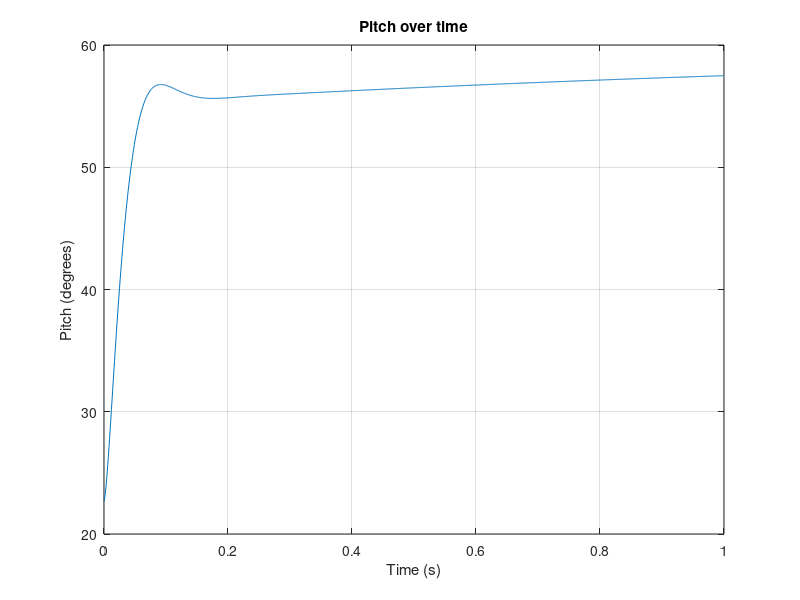
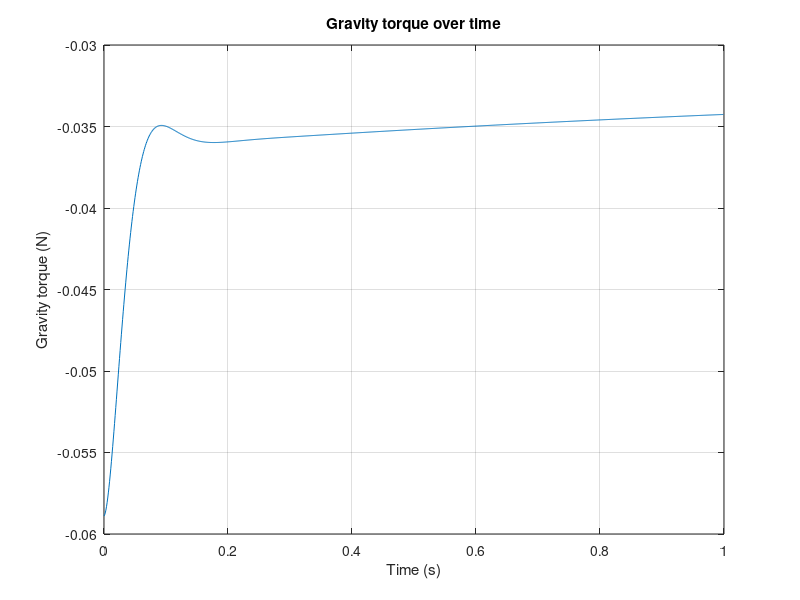
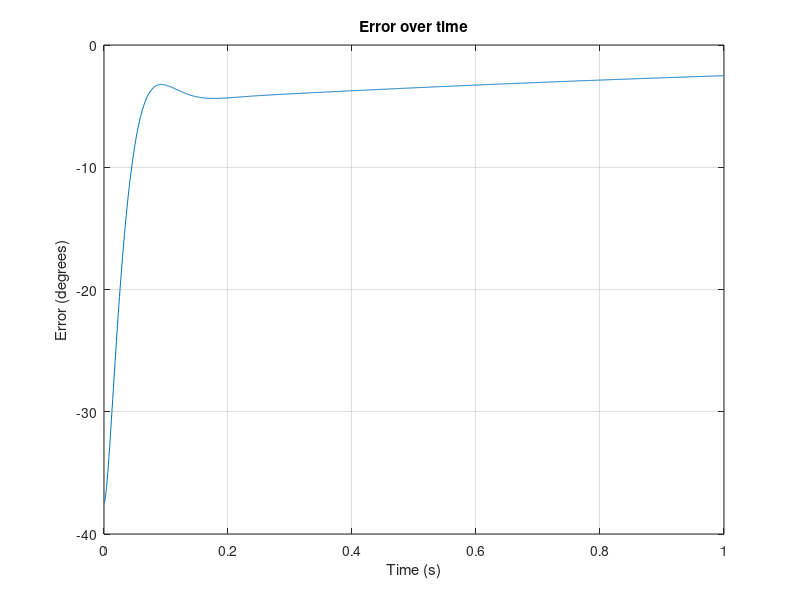

Recreate these plots in MATLAB, in order.
% Script to simulate the behavior of an inverted pendulum bot using a
% feedback controller.
%
% Created by Galen Savidge, 3/23/2019

clear all
close all

% Simulation parameters
dt = 0.001; % Seconds
sim_time = 1; % Seconds
pitch_desired = pi/3; % Radians

% Initialize simulated physical system
r_wheel = 0;
l_wheel = 0;
pitch = pi/8; % Radians
w_pitch = 0; % Rad/s
w_pitch_dot = 0; % Rad/s^2
yaw = 0;
w_yaw = 0;
w_yaw_dot = 0;
bot_height = 0.15; % Meters
bot_width = 0.05;
bot_depth = 0.02;
wheel_radius = 0.01;
bot_mass = 0.1; % In kg

g = -9.80665; % In m/s^2

I_y = bot_mass*(bot_height^2 + bot_depth^2)/12; % Inertia about y axis
I_z = bot_mass*(bot_width^2 + bot_depth^2)/12; % Inertia about z axis

num_steps = sim_time/dt;
t = 0:dt:(sim_time-dt);

% Feedback controller
Kp = 5;
Ki = 3;
Kd = .15;
last_err = pitch - pitch_desired;
integrator = 0;

err_hist = zeros(1, num_steps);
pitch_hist = zeros(1, num_steps);
grav_torque_hist = zeros(1, num_steps);

for i = 1:num_steps
    % Controller
    err = pitch - pitch_desired;
    integrator = integrator + Ki*err*dt;
    c = Kp*err + Kd*(err - last_err)/dt + integrator;
    err_hist(i) = 180*err/pi;
    last_err = err;
    
    wheel_force = -c;
    
    % Distance from center of wheel to center of rotation
    r = bot_height/2 - wheel_radius;
    
    grav_torque = bot_mass*g*r*cos(pitch); % Gravity
    wheel_torque = wheel_force*r/sin(pitch);
    w_pitch_dot = (grav_torque + wheel_torque)/I_y;
    
    w_pitch = w_pitch + w_pitch_dot*dt;
    % w_yaw = w_yaw + w_yaw_dot*dt;
    
    pitch = pitch + w_pitch*dt;
    
    pitch_hist(i) = 180*pitch/pi;
    grav_torque_hist(i) = grav_torque;
end

figure(1)
plot(t, pitch_hist)
title('Pitch over time')
xlabel('Time (s)')
ylabel('Pitch (degrees)')
grid on

figure(2)
plot(t, grav_torque_hist)
title('Gravity torque over time')
xlabel('Time (s)')
ylabel('Gravity torque (N)')
grid on

figure(3)
plot(t, err_hist)
title('Error over time')
xlabel('Time (s)')
ylabel('Error (degrees)')
grid on